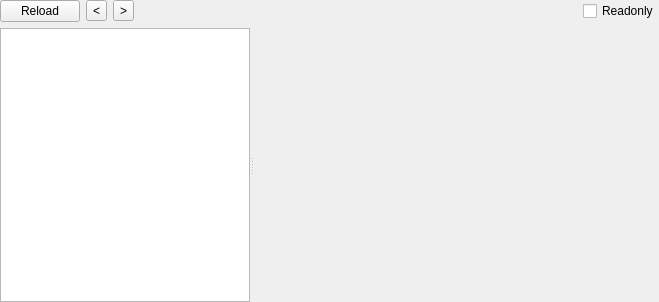
<?xml version="1.0" encoding="UTF-8"?>
<ui version="4.0">
 <class>DEXWidget</class>
 <widget class="QWidget" name="DEXWidget">
  <property name="geometry">
   <rect>
    <x>0</x>
    <y>0</y>
    <width>659</width>
    <height>302</height>
   </rect>
  </property>
  <property name="windowTitle">
   <string notr="true">DEX</string>
  </property>
  <layout class="QVBoxLayout" name="verticalLayout">
   <property name="leftMargin">
    <number>0</number>
   </property>
   <property name="topMargin">
    <number>0</number>
   </property>
   <property name="rightMargin">
    <number>0</number>
   </property>
   <property name="bottomMargin">
    <number>0</number>
   </property>
   <item>
    <layout class="QHBoxLayout" name="horizontalLayout">
     <property name="sizeConstraint">
      <enum>QLayout::SetDefaultConstraint</enum>
     </property>
     <item>
      <widget class="QPushButton" name="pushButtonReload">
       <property name="text">
        <string>Reload</string>
       </property>
      </widget>
     </item>
     <item>
      <widget class="QToolButton" name="toolButtonPrev">
       <property name="text">
        <string notr="true">&lt;</string>
       </property>
      </widget>
     </item>
     <item>
      <widget class="QToolButton" name="toolButtonNext">
       <property name="text">
        <string notr="true">&gt;</string>
       </property>
      </widget>
     </item>
     <item>
      <spacer name="horizontalSpacer">
       <property name="orientation">
        <enum>Qt::Horizontal</enum>
       </property>
       <property name="sizeHint" stdset="0">
        <size>
         <width>40</width>
         <height>20</height>
        </size>
       </property>
      </spacer>
     </item>
     <item>
      <widget class="QCheckBox" name="checkBoxReadonly">
       <property name="text">
        <string>Readonly</string>
       </property>
      </widget>
     </item>
    </layout>
   </item>
   <item>
    <widget class="QSplitter" name="splitter">
     <property name="orientation">
      <enum>Qt::Horizontal</enum>
     </property>
     <widget class="QTreeWidget" name="treeWidgetNavi">
      <property name="sizePolicy">
       <sizepolicy hsizetype="Fixed" vsizetype="Expanding">
        <horstretch>0</horstretch>
        <verstretch>0</verstretch>
       </sizepolicy>
      </property>
      <property name="maximumSize">
       <size>
        <width>250</width>
        <height>16777215</height>
       </size>
      </property>
      <attribute name="headerVisible">
       <bool>false</bool>
      </attribute>
      <column>
       <property name="text">
        <string notr="true">1</string>
       </property>
      </column>
     </widget>
     <widget class="QStackedWidget" name="stackedWidgetInfo">
      <widget class="QWidget" name="page_Info">
       <layout class="QVBoxLayout" name="verticalLayout_16">
        <property name="leftMargin">
         <number>0</number>
        </property>
        <property name="topMargin">
         <number>0</number>
        </property>
        <property name="rightMargin">
         <number>0</number>
        </property>
        <property name="bottomMargin">
         <number>0</number>
        </property>
        <item>
         <widget class="XFileInfoWidget" name="widgetInfo" native="true"/>
        </item>
       </layout>
      </widget>
      <widget class="QWidget" name="page_HEX">
       <layout class="QVBoxLayout" name="verticalLayout_2">
        <property name="leftMargin">
         <number>0</number>
        </property>
        <property name="topMargin">
         <number>0</number>
        </property>
        <property name="rightMargin">
         <number>0</number>
        </property>
        <property name="bottomMargin">
         <number>0</number>
        </property>
        <item>
         <widget class="XHexViewWidget" name="widgetHex" native="true"/>
        </item>
       </layout>
      </widget>
      <widget class="QWidget" name="page_Hash">
       <layout class="QVBoxLayout" name="verticalLayout_15">
        <property name="leftMargin">
         <number>0</number>
        </property>
        <property name="topMargin">
         <number>0</number>
        </property>
        <property name="rightMargin">
         <number>0</number>
        </property>
        <property name="bottomMargin">
         <number>0</number>
        </property>
        <item>
         <widget class="XHashWidget" name="widgetHash" native="true"/>
        </item>
       </layout>
      </widget>
      <widget class="QWidget" name="page_Strings">
       <layout class="QVBoxLayout" name="verticalLayout_8">
        <property name="leftMargin">
         <number>0</number>
        </property>
        <property name="topMargin">
         <number>0</number>
        </property>
        <property name="rightMargin">
         <number>0</number>
        </property>
        <property name="bottomMargin">
         <number>0</number>
        </property>
        <item>
         <widget class="SearchStringsWidget" name="widgetStrings" native="true"/>
        </item>
       </layout>
      </widget>
      <widget class="QWidget" name="pageMemoryMap">
       <layout class="QVBoxLayout" name="verticalLayout_14">
        <property name="leftMargin">
         <number>0</number>
        </property>
        <property name="topMargin">
         <number>0</number>
        </property>
        <property name="rightMargin">
         <number>0</number>
        </property>
        <property name="bottomMargin">
         <number>0</number>
        </property>
        <item>
         <widget class="XMemoryMapWidget" name="widgetMemoryMap" native="true"/>
        </item>
       </layout>
      </widget>
      <widget class="QWidget" name="page_Entropy">
       <layout class="QVBoxLayout" name="verticalLayout_17">
        <property name="leftMargin">
         <number>0</number>
        </property>
        <property name="topMargin">
         <number>0</number>
        </property>
        <property name="rightMargin">
         <number>0</number>
        </property>
        <property name="bottomMargin">
         <number>0</number>
        </property>
        <item>
         <widget class="XEntropyWidget" name="widgetEntropy" native="true"/>
        </item>
       </layout>
      </widget>
      <widget class="QWidget" name="page_HeuristicScan">
       <layout class="QVBoxLayout" name="verticalLayout_18">
        <property name="leftMargin">
         <number>0</number>
        </property>
        <property name="topMargin">
         <number>0</number>
        </property>
        <property name="rightMargin">
         <number>0</number>
        </property>
        <property name="bottomMargin">
         <number>0</number>
        </property>
        <item>
         <widget class="HeurWidget" name="widgetHeuristicScan" native="true"/>
        </item>
       </layout>
      </widget>
      <widget class="QWidget" name="page_Header">
       <layout class="QVBoxLayout" name="verticalLayout_3">
        <property name="leftMargin">
         <number>0</number>
        </property>
        <property name="topMargin">
         <number>0</number>
        </property>
        <property name="rightMargin">
         <number>0</number>
        </property>
        <property name="bottomMargin">
         <number>0</number>
        </property>
        <item>
         <widget class="QSplitter" name="splitter_2">
          <property name="orientation">
           <enum>Qt::Vertical</enum>
          </property>
          <widget class="QTableWidget" name="tableWidget_Header">
           <property name="editTriggers">
            <set>QAbstractItemView::NoEditTriggers</set>
           </property>
           <property name="selectionMode">
            <enum>QAbstractItemView::SingleSelection</enum>
           </property>
           <property name="selectionBehavior">
            <enum>QAbstractItemView::SelectRows</enum>
           </property>
           <attribute name="horizontalHeaderVisible">
            <bool>false</bool>
           </attribute>
           <attribute name="verticalHeaderVisible">
            <bool>false</bool>
           </attribute>
           <attribute name="verticalHeaderDefaultSectionSize">
            <number>24</number>
           </attribute>
          </widget>
          <widget class="ToolsWidget" name="widgetHex_Header" native="true"/>
         </widget>
        </item>
       </layout>
      </widget>
      <widget class="QWidget" name="page_MapItems">
       <layout class="QVBoxLayout" name="verticalLayout_4">
        <property name="leftMargin">
         <number>0</number>
        </property>
        <property name="topMargin">
         <number>0</number>
        </property>
        <property name="rightMargin">
         <number>0</number>
        </property>
        <property name="bottomMargin">
         <number>0</number>
        </property>
        <item>
         <widget class="QTableView" name="tableView_MapItems">
          <property name="contextMenuPolicy">
           <enum>Qt::CustomContextMenu</enum>
          </property>
          <property name="editTriggers">
           <set>QAbstractItemView::NoEditTriggers</set>
          </property>
          <property name="selectionMode">
           <enum>QAbstractItemView::SingleSelection</enum>
          </property>
          <property name="selectionBehavior">
           <enum>QAbstractItemView::SelectRows</enum>
          </property>
          <attribute name="horizontalHeaderDefaultSectionSize">
           <number>57</number>
          </attribute>
          <attribute name="verticalHeaderVisible">
           <bool>false</bool>
          </attribute>
          <attribute name="verticalHeaderMinimumSectionSize">
           <number>20</number>
          </attribute>
          <attribute name="verticalHeaderDefaultSectionSize">
           <number>20</number>
          </attribute>
         </widget>
        </item>
       </layout>
      </widget>
      <widget class="QWidget" name="page_STRING_ID_ITEM">
       <layout class="QVBoxLayout" name="verticalLayout_12">
        <property name="leftMargin">
         <number>0</number>
        </property>
        <property name="topMargin">
         <number>0</number>
        </property>
        <property name="rightMargin">
         <number>0</number>
        </property>
        <property name="bottomMargin">
         <number>0</number>
        </property>
        <item>
         <layout class="QHBoxLayout" name="horizontalLayout_2">
          <item>
           <widget class="QGroupBox" name="groupBoxFilterStrings">
            <property name="minimumSize">
             <size>
              <width>200</width>
              <height>0</height>
             </size>
            </property>
            <property name="title">
             <string>Filter</string>
            </property>
            <layout class="QVBoxLayout" name="verticalLayout_5">
             <property name="spacing">
              <number>0</number>
             </property>
             <property name="leftMargin">
              <number>0</number>
             </property>
             <property name="topMargin">
              <number>0</number>
             </property>
             <property name="rightMargin">
              <number>0</number>
             </property>
             <property name="bottomMargin">
              <number>0</number>
             </property>
             <item>
              <widget class="QLineEdit" name="lineEditFilterStrings"/>
             </item>
            </layout>
           </widget>
          </item>
          <item>
           <widget class="QPushButton" name="pushButtonSaveStringIdItem">
            <property name="text">
             <string>Save</string>
            </property>
           </widget>
          </item>
         </layout>
        </item>
        <item>
         <widget class="QTableView" name="tableView_STRING_ID_ITEM">
          <property name="contextMenuPolicy">
           <enum>Qt::CustomContextMenu</enum>
          </property>
          <property name="editTriggers">
           <set>QAbstractItemView::NoEditTriggers</set>
          </property>
          <property name="selectionMode">
           <enum>QAbstractItemView::SingleSelection</enum>
          </property>
          <property name="selectionBehavior">
           <enum>QAbstractItemView::SelectRows</enum>
          </property>
          <attribute name="horizontalHeaderDefaultSectionSize">
           <number>57</number>
          </attribute>
          <attribute name="verticalHeaderVisible">
           <bool>false</bool>
          </attribute>
          <attribute name="verticalHeaderMinimumSectionSize">
           <number>20</number>
          </attribute>
          <attribute name="verticalHeaderDefaultSectionSize">
           <number>20</number>
          </attribute>
         </widget>
        </item>
       </layout>
      </widget>
      <widget class="QWidget" name="page_TYPE_ID_ITEM">
       <layout class="QVBoxLayout" name="verticalLayout_13">
        <property name="leftMargin">
         <number>0</number>
        </property>
        <property name="topMargin">
         <number>0</number>
        </property>
        <property name="rightMargin">
         <number>0</number>
        </property>
        <property name="bottomMargin">
         <number>0</number>
        </property>
        <item>
         <layout class="QHBoxLayout" name="horizontalLayout_3">
          <item>
           <widget class="QGroupBox" name="groupBoxFilterTypes">
            <property name="minimumSize">
             <size>
              <width>200</width>
              <height>0</height>
             </size>
            </property>
            <property name="title">
             <string>Filter</string>
            </property>
            <layout class="QVBoxLayout" name="verticalLayout_6">
             <property name="spacing">
              <number>0</number>
             </property>
             <property name="leftMargin">
              <number>0</number>
             </property>
             <property name="topMargin">
              <number>0</number>
             </property>
             <property name="rightMargin">
              <number>0</number>
             </property>
             <property name="bottomMargin">
              <number>0</number>
             </property>
             <item>
              <widget class="QLineEdit" name="lineEditFilterTypes"/>
             </item>
            </layout>
           </widget>
          </item>
          <item>
           <widget class="QPushButton" name="pushButtonSaveTypeIdItem">
            <property name="text">
             <string>Save</string>
            </property>
           </widget>
          </item>
         </layout>
        </item>
        <item>
         <widget class="QTableView" name="tableView_TYPE_ID_ITEM">
          <property name="contextMenuPolicy">
           <enum>Qt::CustomContextMenu</enum>
          </property>
          <property name="editTriggers">
           <set>QAbstractItemView::NoEditTriggers</set>
          </property>
          <property name="selectionMode">
           <enum>QAbstractItemView::SingleSelection</enum>
          </property>
          <property name="selectionBehavior">
           <enum>QAbstractItemView::SelectRows</enum>
          </property>
          <attribute name="horizontalHeaderDefaultSectionSize">
           <number>57</number>
          </attribute>
          <attribute name="verticalHeaderVisible">
           <bool>false</bool>
          </attribute>
          <attribute name="verticalHeaderMinimumSectionSize">
           <number>20</number>
          </attribute>
          <attribute name="verticalHeaderDefaultSectionSize">
           <number>20</number>
          </attribute>
         </widget>
        </item>
       </layout>
      </widget>
      <widget class="QWidget" name="page_PROTO_ID_ITEM">
       <layout class="QVBoxLayout" name="verticalLayout_7">
        <property name="leftMargin">
         <number>0</number>
        </property>
        <property name="topMargin">
         <number>0</number>
        </property>
        <property name="rightMargin">
         <number>0</number>
        </property>
        <property name="bottomMargin">
         <number>0</number>
        </property>
        <item>
         <widget class="QTableView" name="tableView_PROTO_ID_ITEM">
          <property name="contextMenuPolicy">
           <enum>Qt::CustomContextMenu</enum>
          </property>
          <property name="editTriggers">
           <set>QAbstractItemView::NoEditTriggers</set>
          </property>
          <property name="selectionMode">
           <enum>QAbstractItemView::SingleSelection</enum>
          </property>
          <property name="selectionBehavior">
           <enum>QAbstractItemView::SelectRows</enum>
          </property>
          <attribute name="horizontalHeaderDefaultSectionSize">
           <number>57</number>
          </attribute>
          <attribute name="verticalHeaderVisible">
           <bool>false</bool>
          </attribute>
          <attribute name="verticalHeaderMinimumSectionSize">
           <number>20</number>
          </attribute>
          <attribute name="verticalHeaderDefaultSectionSize">
           <number>20</number>
          </attribute>
         </widget>
        </item>
       </layout>
      </widget>
      <widget class="QWidget" name="page_FIELD_ID_ITEM">
       <layout class="QVBoxLayout" name="verticalLayout_10">
        <property name="leftMargin">
         <number>0</number>
        </property>
        <property name="topMargin">
         <number>0</number>
        </property>
        <property name="rightMargin">
         <number>0</number>
        </property>
        <property name="bottomMargin">
         <number>0</number>
        </property>
        <item>
         <widget class="QTableView" name="tableView_FIELD_ID_ITEM">
          <property name="contextMenuPolicy">
           <enum>Qt::CustomContextMenu</enum>
          </property>
          <property name="editTriggers">
           <set>QAbstractItemView::NoEditTriggers</set>
          </property>
          <property name="selectionMode">
           <enum>QAbstractItemView::SingleSelection</enum>
          </property>
          <property name="selectionBehavior">
           <enum>QAbstractItemView::SelectRows</enum>
          </property>
          <attribute name="horizontalHeaderDefaultSectionSize">
           <number>57</number>
          </attribute>
          <attribute name="verticalHeaderVisible">
           <bool>false</bool>
          </attribute>
          <attribute name="verticalHeaderMinimumSectionSize">
           <number>20</number>
          </attribute>
          <attribute name="verticalHeaderDefaultSectionSize">
           <number>20</number>
          </attribute>
         </widget>
        </item>
       </layout>
      </widget>
      <widget class="QWidget" name="page_METHOD_ID_ITEM">
       <layout class="QVBoxLayout" name="verticalLayout_9">
        <property name="leftMargin">
         <number>0</number>
        </property>
        <property name="topMargin">
         <number>0</number>
        </property>
        <property name="rightMargin">
         <number>0</number>
        </property>
        <property name="bottomMargin">
         <number>0</number>
        </property>
        <item>
         <widget class="QTableView" name="tableView_METHOD_ID_ITEM">
          <property name="contextMenuPolicy">
           <enum>Qt::CustomContextMenu</enum>
          </property>
          <property name="editTriggers">
           <set>QAbstractItemView::NoEditTriggers</set>
          </property>
          <property name="selectionMode">
           <enum>QAbstractItemView::SingleSelection</enum>
          </property>
          <property name="selectionBehavior">
           <enum>QAbstractItemView::SelectRows</enum>
          </property>
          <attribute name="horizontalHeaderDefaultSectionSize">
           <number>57</number>
          </attribute>
          <attribute name="verticalHeaderVisible">
           <bool>false</bool>
          </attribute>
          <attribute name="verticalHeaderMinimumSectionSize">
           <number>20</number>
          </attribute>
          <attribute name="verticalHeaderDefaultSectionSize">
           <number>20</number>
          </attribute>
         </widget>
        </item>
       </layout>
      </widget>
      <widget class="QWidget" name="page_CLASS_DEF_ITEM">
       <layout class="QVBoxLayout" name="verticalLayout_11">
        <property name="spacing">
         <number>0</number>
        </property>
        <property name="leftMargin">
         <number>0</number>
        </property>
        <property name="topMargin">
         <number>0</number>
        </property>
        <property name="rightMargin">
         <number>0</number>
        </property>
        <property name="bottomMargin">
         <number>0</number>
        </property>
        <item>
         <widget class="QTableView" name="tableView_CLASS_DEF_ITEM">
          <property name="contextMenuPolicy">
           <enum>Qt::CustomContextMenu</enum>
          </property>
          <property name="editTriggers">
           <set>QAbstractItemView::NoEditTriggers</set>
          </property>
          <property name="selectionMode">
           <enum>QAbstractItemView::SingleSelection</enum>
          </property>
          <property name="selectionBehavior">
           <enum>QAbstractItemView::SelectRows</enum>
          </property>
          <attribute name="horizontalHeaderDefaultSectionSize">
           <number>57</number>
          </attribute>
          <attribute name="verticalHeaderVisible">
           <bool>false</bool>
          </attribute>
          <attribute name="verticalHeaderMinimumSectionSize">
           <number>20</number>
          </attribute>
          <attribute name="verticalHeaderDefaultSectionSize">
           <number>20</number>
          </attribute>
         </widget>
        </item>
       </layout>
      </widget>
     </widget>
    </widget>
   </item>
  </layout>
 </widget>
 <customwidgets>
  <customwidget>
   <class>ToolsWidget</class>
   <extends>QWidget</extends>
   <header>toolswidget.h</header>
   <container>1</container>
  </customwidget>
  <customwidget>
   <class>SearchStringsWidget</class>
   <extends>QWidget</extends>
   <header>searchstringswidget.h</header>
   <container>1</container>
  </customwidget>
  <customwidget>
   <class>XEntropyWidget</class>
   <extends>QWidget</extends>
   <header>xentropywidget.h</header>
   <container>1</container>
  </customwidget>
  <customwidget>
   <class>HeurWidget</class>
   <extends>QWidget</extends>
   <header>heurwidget.h</header>
   <container>1</container>
  </customwidget>
  <customwidget>
   <class>XMemoryMapWidget</class>
   <extends>QWidget</extends>
   <header>xmemorymapwidget.h</header>
   <container>1</container>
  </customwidget>
  <customwidget>
   <class>XHexViewWidget</class>
   <extends>QWidget</extends>
   <header>xhexviewwidget.h</header>
   <container>1</container>
  </customwidget>
  <customwidget>
   <class>XHashWidget</class>
   <extends>QWidget</extends>
   <header>xhashwidget.h</header>
   <container>1</container>
  </customwidget>
  <customwidget>
   <class>XFileInfoWidget</class>
   <extends>QWidget</extends>
   <header>xfileinfowidget.h</header>
   <container>1</container>
  </customwidget>
 </customwidgets>
 <resources/>
 <connections/>
</ui>
